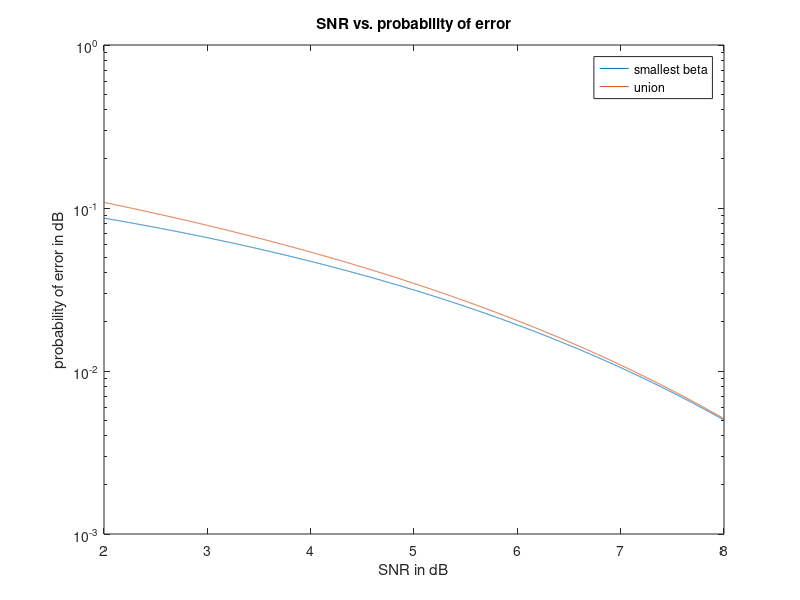

Here is the MATLAB script that generated this plot:

%% HW 5
clear all;
close all; 

M = 8;
alpha = (1/(3*M))*[20 12 8 8 4 4]
dl = [2*sqrt(1) sqrt(8) 4*sqrt(1) sqrt(20) 6*sqrt(1) sqrt(40) ]
beta = (dl.^2)/(4)



%keep beta = 1, which corresponds with dmin as distance as approximation
gam = 2:.001:8;
gamma = 10.^(gam/10);
approx_smallest_beta = alpha(1)*qfunc( ((dl(1)^2.*gamma)./(4)).^0.5 );

approx_union = zeros(1, length(dl));
for i= 1:length(gamma)
  %sum for each dl in parallel
  ap1(:, i) = alpha.*qfunc( (((dl).^2.*gamma(i))./(4)).^0.5 );
  approx_union(i) = sum(ap1(:,i));
end


figure;
semilogy(gam, approx_smallest_beta);  %whenever want to plot y axis in log
title('SNR vs. probability of error');
hold on;
semilogy(gam, approx_union);
hold off;
legend({'smallest beta', 'union'});
ylabel('probability of error in dB');
xlabel('SNR in dB')

%comparing P_err
%for 2 dB
P2_err_one = alpha(1)*qfunc( ((dl(1)^2.*10.^(2/10))./(4)).^0.5 );
P2_err_all = sum(alpha.*qfunc( ((dl.^2.*10.^(2/10))./(4)).^0.5 ));
ratio = (1 - P2_err_one) / P2_err_all
%for 8 dB
P8_err_one = alpha(1)*qfunc( ((dl(1)^2.*10.^(8/10))./(4)).^0.5 );
P8_err_all = sum(alpha.*qfunc( ((dl.^2.*10.^(8/10))./(4)).^0.5 ));
ratio_8 = (1 - P2_err_one) / P2_err_all

%this ratio is the same for both 2dB and 8dB. 
